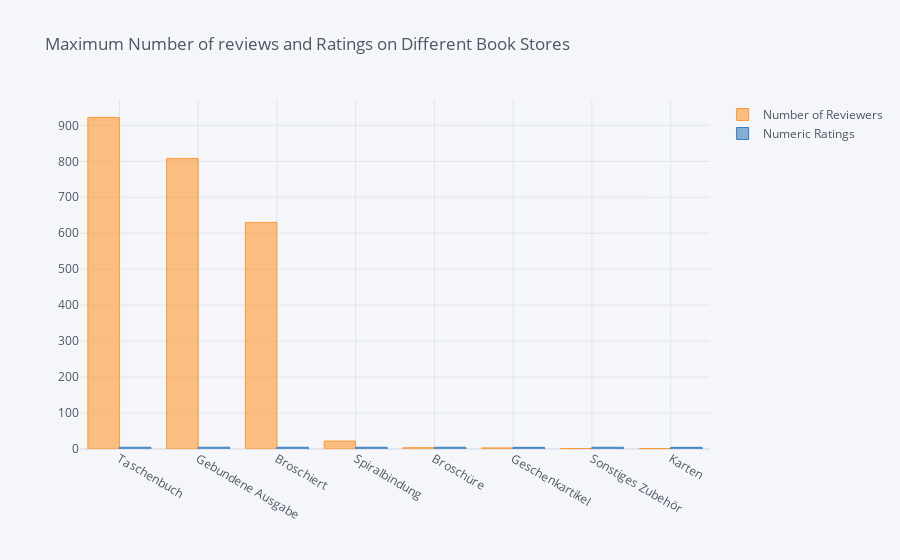

Notebook cell for this chart:
### Markdown cell above
## Analysis based on Book Store

### Code cell
book_store_analysis = df.groupby(by='Store Name')[['Number of Reviewers','Numeric Ratings']].max().sort_values('Number of Reviewers',ascending=False)
print(book_store_analysis)
book_store_analysis.iplot(kind='bar', title = 'Maximum Number of reviews and Ratings on Different Book Stores')

### Figure 1 — Plotly figure (JSON) as saved in the notebook; plotly's stock layout.template omitted (floating-point values rounded to 4 significant figures)
{"data": [{"marker": {"color": "rgba(255, 153, 51, 0.6)", "line": {"color": "rgba(255, 153, 51, 1.0)", "width": 1}}, "name": "Number of Reviewers", "orientation": "v", "text": "", "type": "bar", "x": ["Taschenbuch", "Gebundene Ausgabe", "Broschiert", "Spiralbindung", "Broschüre", "Geschenkartikel", "Sonstiges Zubehör", "Karten"], "y": [922, 808, 630, 22, 3.607, 3.065, 1.383, 1.299]}, {"marker": {"color": "rgba(55, 128, 191, 0.6)", "line": {"color": "rgba(55, 128, 191, 1.0)", "width": 1}}, "name": "Numeric Ratings", "orientation": "v", "text": "", "type": "bar", "x": ["Taschenbuch", "Gebundene Ausgabe", "Broschiert", "Spiralbindung", "Broschüre", "Geschenkartikel", "Sonstiges Zubehör", "Karten"], "y": [4.9, 4.9, 4.8, 4.8, 4.8, 4.6, 4.8, 4.6]}], "layout": {"legend": {"bgcolor": "#F5F6F9", "font": {"color": "#4D5663"}}, "paper_bgcolor": "#F5F6F9", "plot_bgcolor": "#F5F6F9", "title": {"font": {"color": "#4D5663"}, "text": "Maximum Number of reviews and Ratings on Different Book Stores"}, "xaxis": {"gridcolor": "#E1E5ED", "showgrid": true, "tickfont": {"color": "#4D5663"}, "title": {"font": {"color": "#4D5663"}, "text": ""}, "zerolinecolor": "#E1E5ED"}, "yaxis": {"gridcolor": "#E1E5ED", "showgrid": true, "tickfont": {"color": "#4D5663"}, "title": {"font": {"color": "#4D5663"}, "text": ""}, "zerolinecolor": "#E1E5ED"}}}
